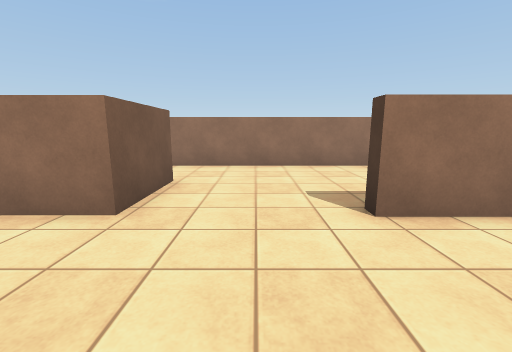
view 1 (above)

24 first-person views from a walk through a Unity game level. The camera is 1.3 m above the floor, tilts 10° down and sees 90° across. The floor is counted in squares, 1 m on a side. Each view is taken from the middle of a square. On the plan, view 1 faces up. The plan holds only what a view shows up to about 13 squares ahead; the rest is blank. Surface patterns are stand-ins for the level's own textures.

view 2
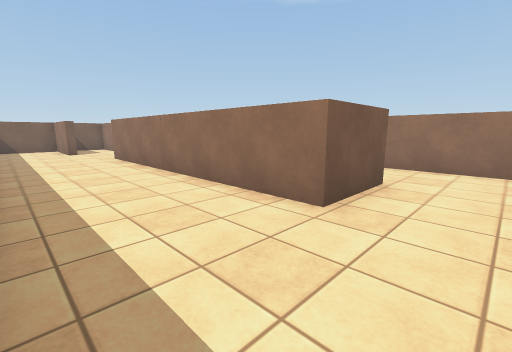

view 3
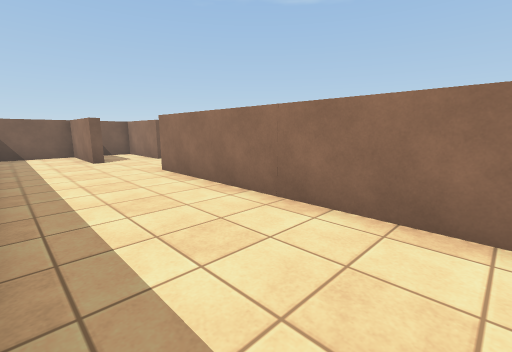

view 4
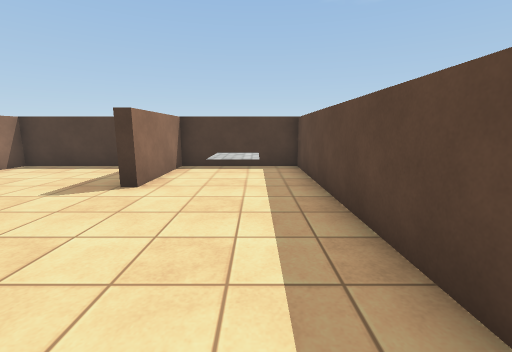

view 5
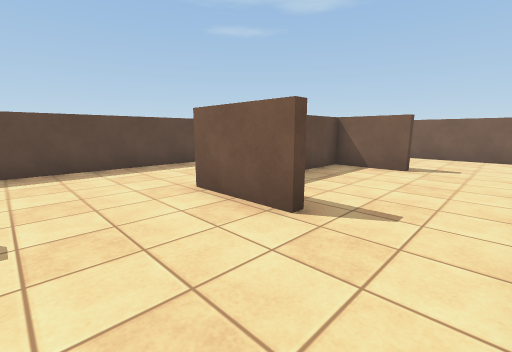

view 6
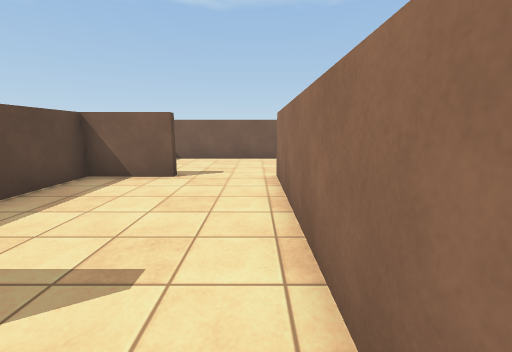

view 7
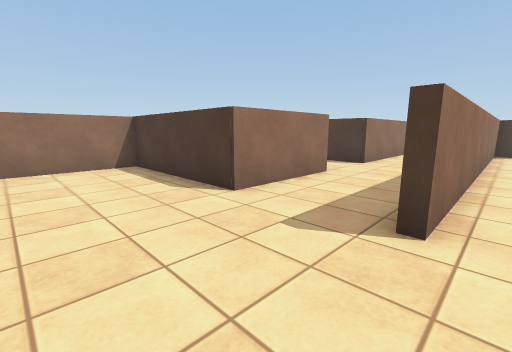

view 8
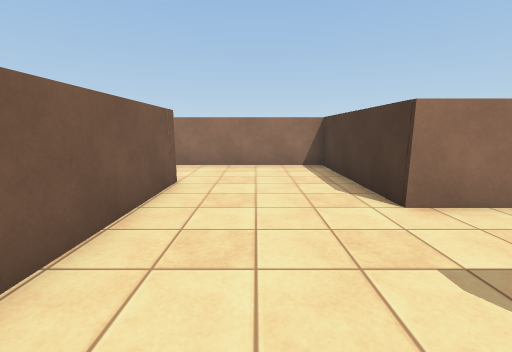

view 9
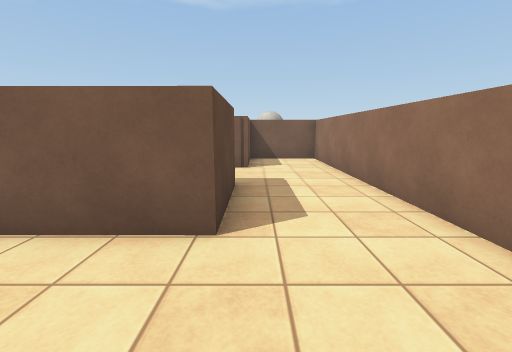

view 10
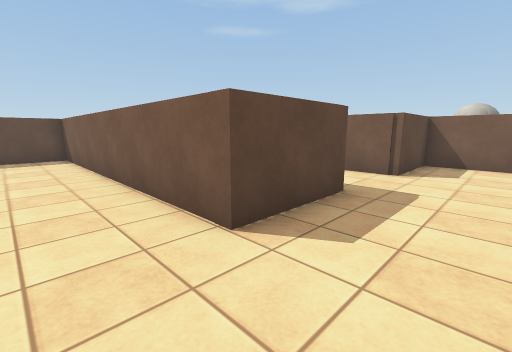

view 11
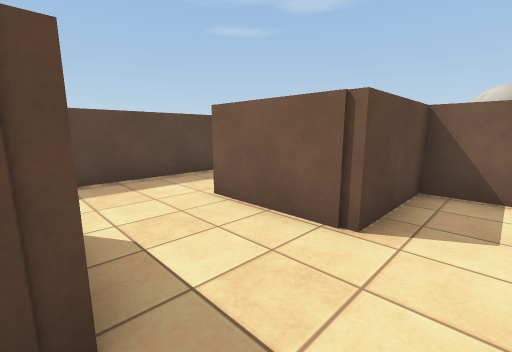

view 12
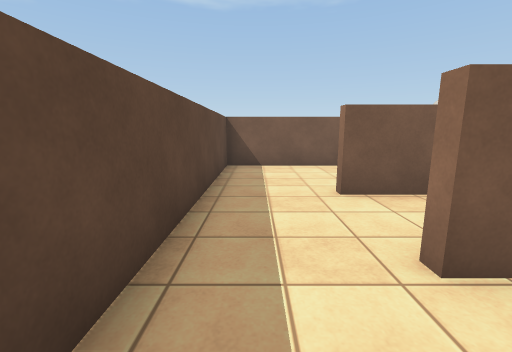

view 13
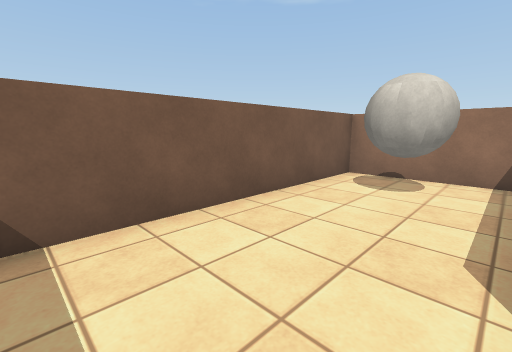

view 14
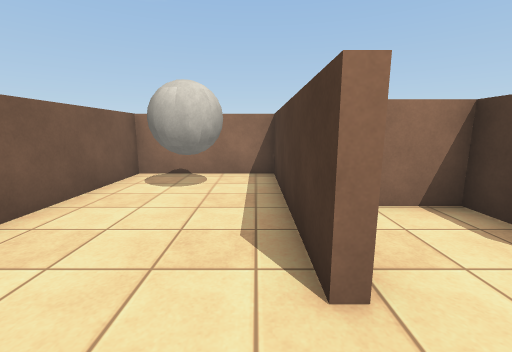

view 15
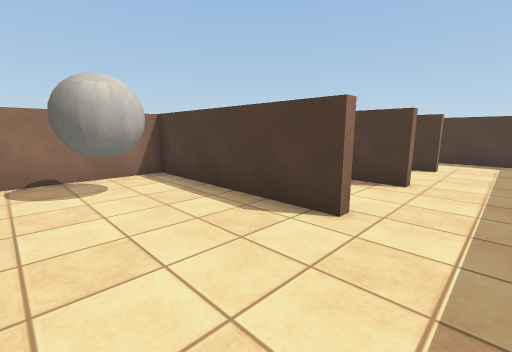

view 16
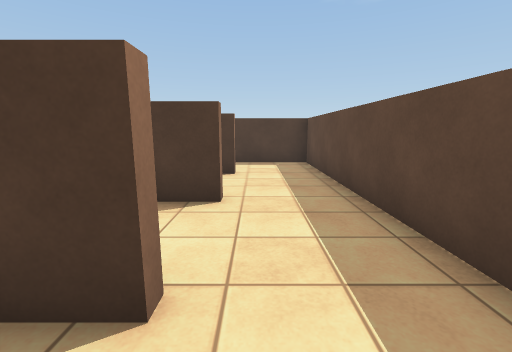

view 17
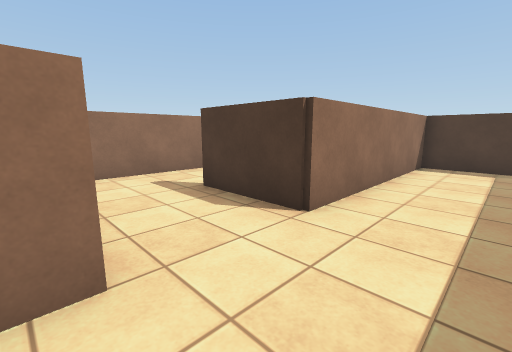

view 18
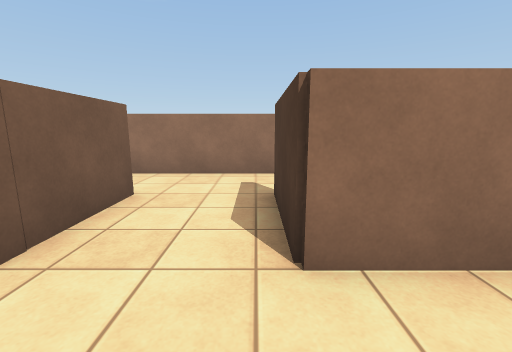

view 19
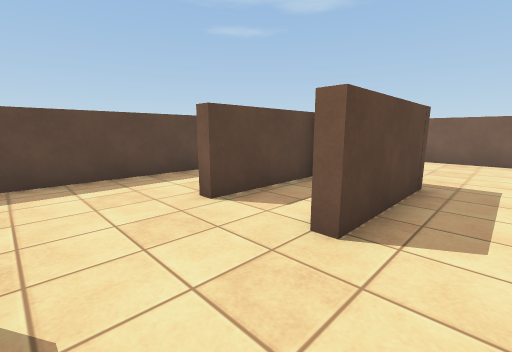

view 20
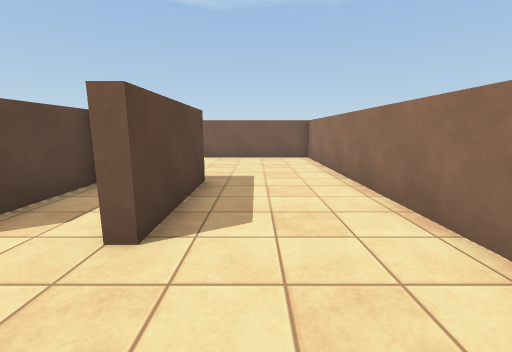

view 21
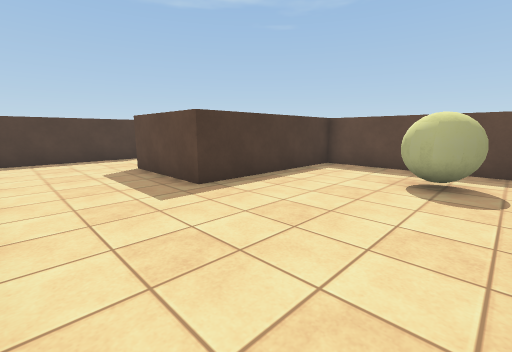

view 22
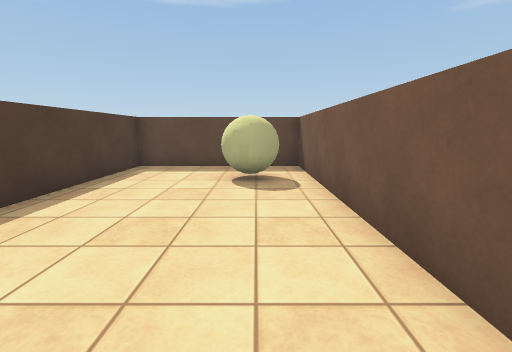

view 23
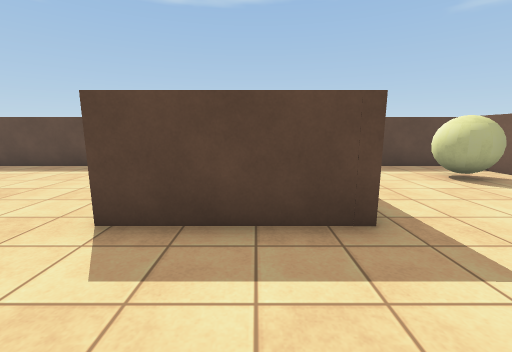

view 24
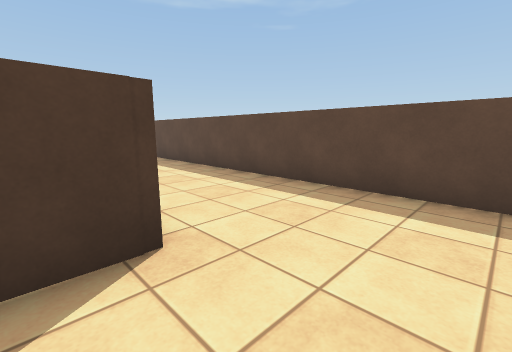

### Floor plan
Points are (right, up) in squares from view 1. A wall is a line through its corners. A room is listed if a view was taken in it or the views show most of it. See-through windows are left out.
Room 1 (views 1, 2, 3, 4, 5, 6, 7, 8, 9, 10, 11, 12, 17, 18, 19, 20, 21, 22, 23, 24)
walls: (-8.6, 6.6) (-8.2, 6.6) (-8.2, 4.2) (-5.6, 4.2); (-16.4, 9.6) (-26.6, 9.6) (-26.6, -0.5) (-20.7, -0.5) (-20.7, 5.6) (-16.8, 5.6) (-16.8, 5.3) (-18.5, 5.3); (-2.2, 6.8) (-2.2, 3.8) (-13.4, 3.8) (-13.4, 9.1); (-16.3, 12.6) (-16.3, 13.4); (-18.4, 9.9) (-16.4, 9.9); (-16.4, 15.5) (-13.1, 15.5) (-13.1, 4.2) (-10.9, 4.2); (-4.5, 16.2) (-4.5, 13.2) (-8.5, 13.2) (-8.5, 18.8) (-22.1, 18.8) (-22.1, 15.7) (-19.1, 15.7) (-19.1, 12.7); (-20.4, 3) (-16.8, 3) (-16.8, 2.6) (-20.3, 2.6) (-20.3, 0); (-18.9, -0.5) (5.5, -0.5) (5.5, 3.8) (1.8, 3.8) (1.8, 4.2); (-2.4, 18.8) (-4.4, 18.8); (5.5, 6.1) (5.5, 9.6) (-8.5, 9.6) (-8.5, 10); (5.5, 11) (5.5, 13.2) (-1.6, 13.2) (-1.6, 16.2)
ways out: opening at (-19, 11.5) to room 3; opening at (-16, 11.5) to room 4; opening at (-5, 17.5); opening at (-1.5, 17.5)
objects: other object (-26, 1) to (-24, 3)
Room 2 (views 13, 14, 15, 16)
walls: (-22.4, 12.6) (-22.4, 18.8) (-26.6, 18.8) (-26.6, 9.9) (-21.6, 9.9)
ways out: opening at (-22, 11.5) to room 3
objects: other object (-25, 16) to (-24, 17)
Room 3 (no view inside)
walls: (-19.1, 12.7) (-19.4, 12.7) (-19.4, 15.3) (-20.9, 15.3); (-21.6, 9.9) (-18.4, 9.9); (-22.1, 14.6) (-22.1, 12.6)
ways out: opening at (-19, 11.5) to room 1; opening at (-22, 11.5) to room 2
Room 4 (no view inside)
walls: (-16.4, 9.9) (-13.4, 9.9) (-13.4, 13.1)
ways out: opening at (-16, 11.5) to room 1

Where each view was taken, in squares from view 1:
view 1: 0 up, 0 right, facing up
view 2: 0 up, 0 right, facing up-left
view 3: 0 up, 5 left, facing up-left
view 4: 1 up, 4 left, facing right
view 5: 9 up, 1 right, facing down-left
view 6: 9 up, 1 left, facing left
view 7: 9 up, 12 left, facing up-right
view 8: 9 up, 11 left, facing up
view 9: 16 up, 10 left, facing left
view 10: 18 up, 11 left, facing down-left
view 11: 17 up, 16 left, facing down-left
view 12: 11 up, 17 left, facing left
view 13: 11 up, 23 left, facing up-left
view 14: 11 up, 23 left, facing up
view 15: 11 up, 26 left, facing up-right
view 16: 12 up, 24 left, facing right
view 17: 11 up, 5 left, facing up-right
view 18: 11 up, 2 left, facing up
view 19: 7 up, 14 left, facing down-left
view 20: 7 up, 14 left, facing left
view 21: 9 up, 26 left, facing down-right
view 22: 9 up, 25 left, facing down
view 23: 9 up, 19 left, facing down
view 24: 5 up, 16 left, facing down-right
